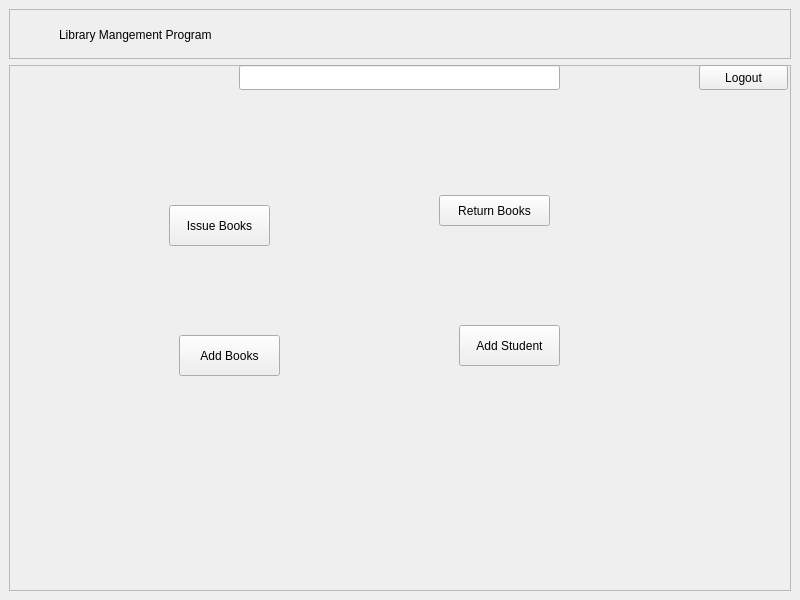
<?xml version="1.0" encoding="UTF-8"?>
<ui version="4.0">
 <class>MainWindow</class>
 <widget class="QMainWindow" name="MainWindow">
  <property name="geometry">
   <rect>
    <x>0</x>
    <y>0</y>
    <width>800</width>
    <height>600</height>
   </rect>
  </property>
  <property name="windowTitle">
   <string>MainWindow</string>
  </property>
  <widget class="QWidget" name="centralwidget">
   <layout class="QVBoxLayout" name="verticalLayout">
    <item>
     <widget class="QFrame" name="frame">
      <property name="maximumSize">
       <size>
        <width>16777215</width>
        <height>50</height>
       </size>
      </property>
      <property name="frameShape">
       <enum>QFrame::StyledPanel</enum>
      </property>
      <property name="frameShadow">
       <enum>QFrame::Raised</enum>
      </property>
      <widget class="QLabel" name="label">
       <property name="geometry">
        <rect>
         <x>50</x>
         <y>10</y>
         <width>461</width>
         <height>31</height>
        </rect>
       </property>
       <property name="text">
        <string>Library Mangement Program</string>
       </property>
      </widget>
     </widget>
    </item>
    <item>
     <widget class="QFrame" name="frame_2">
      <property name="frameShape">
       <enum>QFrame::StyledPanel</enum>
      </property>
      <property name="frameShadow">
       <enum>QFrame::Raised</enum>
      </property>
      <widget class="QPushButton" name="issue_book">
       <property name="geometry">
        <rect>
         <x>160</x>
         <y>140</y>
         <width>101</width>
         <height>41</height>
        </rect>
       </property>
       <property name="text">
        <string>Issue Books</string>
       </property>
      </widget>
      <widget class="QPushButton" name="return_book">
       <property name="geometry">
        <rect>
         <x>430</x>
         <y>130</y>
         <width>111</width>
         <height>31</height>
        </rect>
       </property>
       <property name="text">
        <string>Return Books</string>
       </property>
      </widget>
      <widget class="QPushButton" name="logout_btn">
       <property name="geometry">
        <rect>
         <x>690</x>
         <y>0</y>
         <width>89</width>
         <height>25</height>
        </rect>
       </property>
       <property name="text">
        <string>Logout</string>
       </property>
      </widget>
      <widget class="QPushButton" name="add_book">
       <property name="geometry">
        <rect>
         <x>170</x>
         <y>270</y>
         <width>101</width>
         <height>41</height>
        </rect>
       </property>
       <property name="text">
        <string>Add Books</string>
       </property>
      </widget>
      <widget class="QPushButton" name="add_student">
       <property name="geometry">
        <rect>
         <x>450</x>
         <y>260</y>
         <width>101</width>
         <height>41</height>
        </rect>
       </property>
       <property name="text">
        <string>Add Student</string>
       </property>
      </widget>
      <widget class="QLineEdit" name="search">
       <property name="geometry">
        <rect>
         <x>230</x>
         <y>0</y>
         <width>321</width>
         <height>25</height>
        </rect>
       </property>
      </widget>
     </widget>
    </item>
   </layout>
  </widget>
 </widget>
 <resources/>
 <connections/>
</ui>
